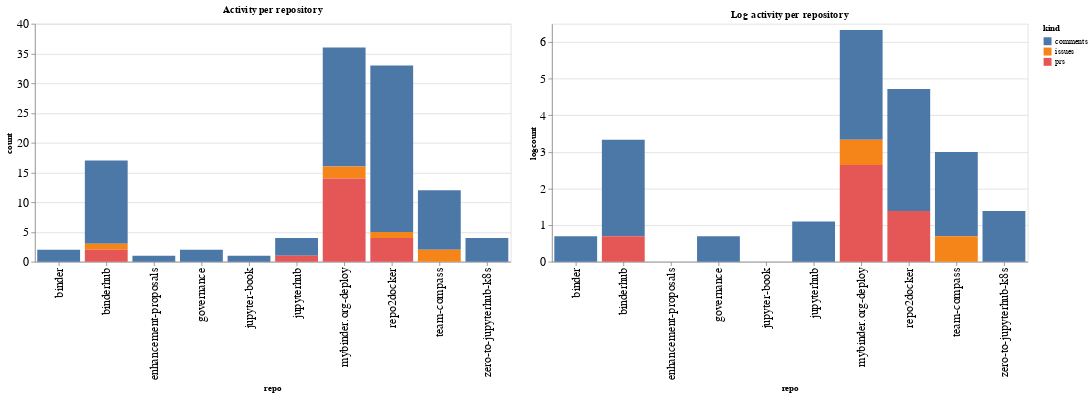

Here is the notebook cell this chart was saved with:
### Code cell
ch1 = alt.Chart(repo_summaries, width=600, title="Activity per repository").mark_bar().encode(
    x='repo',
    y='count',
    color='kind',
    tooltip="kind"
)

ch2 = alt.Chart(repo_summaries, width=600, title="Log activity per repository").mark_bar().encode(
    x='repo',
    y='logcount',
    color='kind',
    tooltip="kind"
)

ch1 | ch2

### Figure 1 — Vega-Lite specification as saved in the notebook (floating-point values rounded to 4 significant figures)
{"config": {"axisLeft": {"labelFontSize": 15}, "axisBottom": {"labelFontSize": 15}}, "hconcat": [{"mark": "bar", "encoding": {"color": {"type": "nominal", "field": "kind"}, "tooltip": {"type": "nominal", "field": "kind"}, "x": {"type": "nominal", "field": "repo"}, "y": {"type": "quantitative", "field": "count"}}, "title": "Activity per repository", "width": 600}, {"mark": "bar", "encoding": {"color": {"type": "nominal", "field": "kind"}, "tooltip": {"type": "nominal", "field": "kind"}, "x": {"type": "nominal", "field": "repo"}, "y": {"type": "quantitative", "field": "logcount"}}, "title": "Log activity per repository", "width": 600}], "data": {"name": "data-b3ccd04e935ba11d691cfaa74e625400"}, "$schema": "https://vega.github.io/schema/vega-lite/v4.8.1.json", "datasets": {"data-b3ccd04e935ba11d691cfaa74e625400": [{"repo": "binder", "kind": "comments", "count": 2, "logcount": 0.6931}, {"repo": "binderhub", "kind": "comments", "count": 14, "logcount": 2.639}, {"repo": "binderhub", "kind": "issues", "count": 1, "logcount": 0.0}, {"repo": "binderhub", "kind": "prs", "count": 2, "logcount": 0.6931}, {"repo": "enhancement-proposals", "kind": "comments", "count": 1, "logcount": 0.0}, {"repo": "governance", "kind": "comments", "count": 2, "logcount": 0.6931}, {"repo": "jupyter-book", "kind": "comments", "count": 1, "logcount": 0.0}, {"repo": "jupyterhub", "kind": "comments", "count": 3, "logcount": 1.099}, {"repo": "jupyterhub", "kind": "prs", "count": 1, "logcount": 0.0}, {"repo": "mybinder.org-deploy", "kind": "comments", "count": 20, "logcount": 2.996}, {"repo": "mybinder.org-deploy", "kind": "issues", "count": 2, "logcount": 0.6931}, {"repo": "mybinder.org-deploy", "kind": "prs", "count": 14, "logcount": 2.639}, {"repo": "repo2docker", "kind": "comments", "count": 28, "logcount": 3.332}, {"repo": "repo2docker", "kind": "issues", "count": 1, "logcount": 0.0}, {"repo": "repo2docker", "kind": "prs", "count": 4, "logcount": 1.386}, {"repo": "team-compass", "kind": "comments", "count": 10, "logcount": 2.303}, {"repo": "team-compass", "kind": "issues", "count": 2, "logcount": 0.6931}, {"repo": "zero-to-jupyterhub-k8s", "kind": "comments", "count": 4, "logcount": 1.386}]}}
